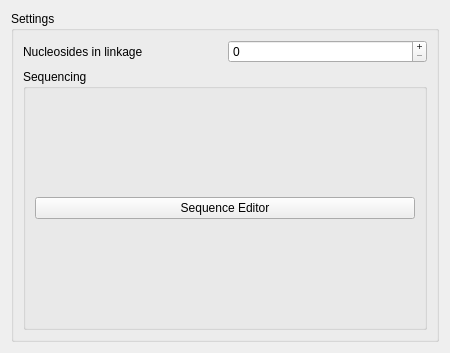
<?xml version="1.0" encoding="UTF-8"?>
<ui version="4.0">
 <class>Dialog</class>
 <widget class="QDialog" name="Dialog">
  <property name="geometry">
   <rect>
    <x>0</x>
    <y>0</y>
    <width>450</width>
    <height>353</height>
   </rect>
  </property>
  <property name="minimumSize">
   <size>
    <width>450</width>
    <height>0</height>
   </size>
  </property>
  <property name="maximumSize">
   <size>
    <width>600</width>
    <height>16777215</height>
   </size>
  </property>
  <property name="windowTitle">
   <string>Linkage Config</string>
  </property>
  <layout class="QGridLayout" name="gridLayout">
   <item row="0" column="0">
    <widget class="QGroupBox" name="gridGroupBox">
     <property name="maximumSize">
      <size>
       <width>16777215</width>
       <height>16777215</height>
      </size>
     </property>
     <property name="title">
      <string>Settings</string>
     </property>
     <layout class="QGridLayout" name="gridLayout_2">
      <item row="0" column="1">
       <widget class="QSpinBox" name="nucleoside_count">
        <property name="buttonSymbols">
         <enum>QAbstractSpinBox::PlusMinus</enum>
        </property>
        <property name="maximum">
         <number>10000</number>
        </property>
       </widget>
      </item>
      <item row="0" column="0">
       <widget class="QLabel" name="label">
        <property name="text">
         <string>Nucleosides in linkage</string>
        </property>
       </widget>
      </item>
      <item row="1" column="0" colspan="2">
       <widget class="QGroupBox" name="sequencing_area">
        <property name="maximumSize">
         <size>
          <width>16777215</width>
          <height>16777215</height>
         </size>
        </property>
        <property name="title">
         <string>Sequencing</string>
        </property>
        <layout class="QVBoxLayout" name="verticalLayout_3">
         <item>
          <widget class="QPushButton" name="sequence_editor">
           <property name="text">
            <string>Sequence Editor</string>
           </property>
           <property name="autoDefault">
            <bool>false</bool>
           </property>
          </widget>
         </item>
        </layout>
       </widget>
      </item>
     </layout>
    </widget>
   </item>
  </layout>
 </widget>
 <resources/>
 <connections/>
</ui>
